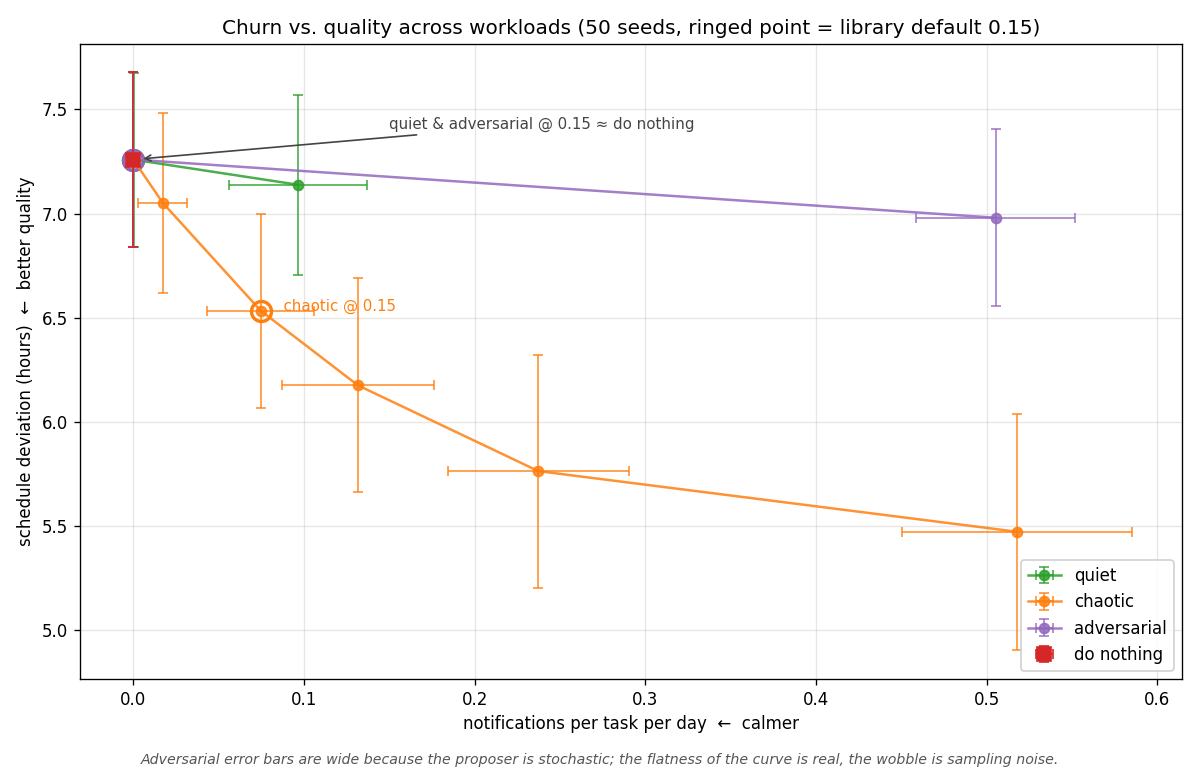

Write the Python code that produced this figure.
"""Pareto curves across workloads: how does the churn/quality trade-off
shape change as the proposal distribution changes?

Same harness, same quality metric, same threshold sweep, varied across
three proposal distributions:

    quiet       sparse proposals, all small toward-deadline shifts.
                Models a settled-state schedule where the optimizer
                rarely fires.
    chaotic     dense proposals, mixed magnitudes (50% small marginal,
                50% large corrective). Models a busy planning system
                where the optimizer is constantly recomputing.
    adversarial dense proposals, all small (sub-threshold by design).
                Models the failure mode where many tiny nudges drift
                the schedule under the user without any individual
                update being big enough to gate.

Each curve is one workload. Each point on a curve is one threshold
value, mean ± stddev across 50 seeds. The library default (0.15) is
ringed on every curve so you can read the trade-off slope at the same
x-coordinate per workload.

Quality metric: mean absolute deviation of `slot.end` from a reference
"ideal end" of `deadline - 0.5h`. Lower is better. Independent of the
scheduler's own scoring function so the metric is not coupled to the
gate.

Run:
    pip install -e ".[examples]"
    python examples/sim_pareto_workloads.py
"""

from __future__ import annotations

import random
import statistics
from collections.abc import Callable
from dataclasses import dataclass
from datetime import datetime, timedelta
from pathlib import Path

import matplotlib.pyplot as plt

from stable_scheduler import (
    Authority,
    Placement,
    Proposal,
    Scheduler,
    ScoreWeights,
    Slot,
    Task,
    World,
)
from stable_scheduler.scheduler import Decision


N_TASKS = 60
TICK_MINUTES = 5
SIM_HOURS = 24
SEEDS = list(range(50))
THRESHOLDS = [0.0, 0.05, 0.10, 0.15, 0.25, 0.50, 1.0]
DEFAULT_THRESHOLD = 0.15
IDEAL_END_BUFFER_HOURS = 0.5
START = datetime(2026, 4, 24, 0, 0, 0)


Proposer = Callable[[Task, World, random.Random], Proposal]


@dataclass(frozen=True)
class Workload:
    name: str
    proposer: Proposer
    proposal_rate: float
    color: str


def make_tasks(rng: random.Random) -> list[Task]:
    """Deadlines tight enough that `deadline_pressure` is in its meaningful
    range (clamped to 0 for slots > 24h before deadline)."""
    tasks = []
    for i in range(N_TASKS):
        deadline_hours = rng.uniform(10.0, 22.0)
        tasks.append(
            Task(
                id=f"t{i:03d}",
                priority=rng.randint(1, 10),
                deadline=START + timedelta(hours=deadline_hours),
            )
        )
    return tasks


def initial_world(tasks: list[Task], rng: random.Random) -> World:
    """Place each task a few hours into the day, well before its deadline.
    Avoids the freeze horizon at sim start; leaves headroom for shifts."""
    placements: dict[str, Placement] = {}
    for task in tasks:
        deadline_hours = (task.deadline - START).total_seconds() / 3600
        upper = max(3.5, deadline_hours - 4.0)
        start_hours = rng.uniform(2.5, upper)
        slot = Slot(
            start=START + timedelta(hours=start_hours),
            end=START + timedelta(hours=start_hours + 1),
        )
        placements[task.id] = Placement(task=task, slot=slot, authority=Authority.SERVER)
    return World(now=START, placements=placements)


def current_task(task_id: str, tasks: list[Task], world: World) -> Task:
    placement = world.placements.get(task_id)
    if placement is not None:
        return placement.task
    return next(t for t in tasks if t.id == task_id)


def propose_marginal(task: Task, world: World, rng: random.Random) -> Proposal:
    """Small toward-deadline shift on the current slot. ~2-8% score
    improvement -- exactly the band the threshold gate is built to filter."""
    current = world.current_slot(task.id)
    now = world.now
    if current is None:
        start = now + timedelta(hours=1)
        return Proposal(
            task=task,
            proposed_slot=Slot(start=start, end=start + timedelta(hours=1)),
            authority=Authority.SERVER,
        )
    shift = rng.uniform(0.5, 2.0)
    new_start = current.start + timedelta(hours=shift)
    deadline_floor = task.deadline - timedelta(hours=1.1)
    if new_start > deadline_floor:
        new_start = deadline_floor
    earliest = now + timedelta(hours=0.1)
    if new_start < earliest:
        new_start = earliest
    return Proposal(
        task=task,
        proposed_slot=Slot(start=new_start, end=new_start + timedelta(hours=1)),
        authority=Authority.SERVER,
    )


def propose_mixed(task: Task, world: World, rng: random.Random) -> Proposal:
    """50/50 between a small toward-deadline shift and a large corrective
    move (jump to a slot ~2-3h before the deadline). Approximates what
    an optimizer might emit: mostly noise, occasionally a real fix."""
    if rng.random() < 0.5:
        return propose_marginal(task, world, rng)
    now = world.now
    deadline_hours = (task.deadline - now).total_seconds() / 3600
    target_offset = max(0.5, deadline_hours - rng.uniform(2.0, 3.0))
    start = now + timedelta(hours=target_offset)
    return Proposal(
        task=task,
        proposed_slot=Slot(start=start, end=start + timedelta(hours=1)),
        authority=Authority.SERVER,
    )


def propose_adversarial(task: Task, world: World, rng: random.Random) -> Proposal:
    """Tiny toward-deadline shifts (0.3-0.8h) -- each one a small fraction
    of a percent improvement. The 'many nudges' failure mode."""
    current = world.current_slot(task.id)
    now = world.now
    if current is None:
        return propose_marginal(task, world, rng)
    shift = rng.uniform(0.3, 0.8)
    new_start = current.start + timedelta(hours=shift)
    deadline_floor = task.deadline - timedelta(hours=1.1)
    if new_start > deadline_floor:
        new_start = deadline_floor
    earliest = now + timedelta(hours=0.1)
    if new_start < earliest:
        new_start = earliest
    return Proposal(
        task=task,
        proposed_slot=Slot(start=new_start, end=new_start + timedelta(hours=1)),
        authority=Authority.SERVER,
    )


WORKLOADS = [
    Workload("quiet", propose_marginal, 0.10, "#2ca02c"),
    Workload("chaotic", propose_mixed, 0.80, "#ff7f0e"),
    Workload("adversarial", propose_adversarial, 0.80, "#9467bd"),
]


def deviation_hours(world: World) -> float:
    diffs = []
    for placement in world.placements.values():
        ideal_end = placement.task.deadline - timedelta(hours=IDEAL_END_BUFFER_HOURS)
        diff = abs((placement.slot.end - ideal_end).total_seconds()) / 3600
        diffs.append(diff)
    return statistics.fmean(diffs) if diffs else 0.0


def run(
    seed: int,
    threshold: float,
    proposer: Proposer,
    proposal_rate: float,
    accept: bool = True,
) -> tuple[float, float]:
    rng = random.Random(seed)
    tasks = make_tasks(rng)
    world = initial_world(tasks, rng)
    scheduler = Scheduler(
        weights=ScoreWeights(stability=1.0),
        move_threshold=threshold,
        freeze_hours=2.0,
    )

    moves = 0
    n_ticks = (SIM_HOURS * 60) // TICK_MINUTES
    for tick in range(n_ticks):
        now = START + timedelta(minutes=TICK_MINUTES * tick)
        world = World(
            now=now,
            placements=world.placements,
            completed_dependencies=world.completed_dependencies,
        )
        if rng.random() >= proposal_rate:
            continue
        task = rng.choice(tasks)
        task = current_task(task.id, tasks, world)
        proposal = proposer(task, world, rng)
        if not accept:
            continue
        outcome = scheduler.evaluate(proposal, world)
        if outcome.decision in (Decision.APPLY, Decision.DEADLINE_OVERRIDE):
            world, _ = scheduler.apply(proposal, world, now)
            moves += 1

    return moves / len(tasks), deviation_hours(world)


def aggregate(
    workload: Workload, threshold: float
) -> tuple[float, float, float, float]:
    notifs, devs = [], []
    for seed in SEEDS:
        n, d = run(seed, threshold, workload.proposer, workload.proposal_rate)
        notifs.append(n)
        devs.append(d)
    return (
        statistics.fmean(notifs),
        statistics.stdev(notifs) if len(notifs) > 1 else 0.0,
        statistics.fmean(devs),
        statistics.stdev(devs) if len(devs) > 1 else 0.0,
    )


def main() -> None:
    print(
        f"{'workload':>12}  {'thr':>5}  {'notif μ':>8}  "
        f"{'notif σ':>8}  {'dev μ':>7}  {'dev σ':>6}"
    )
    print("-" * 60)

    by_workload: dict[str, list[tuple[float, float, float, float, float]]] = {}
    for wl in WORKLOADS:
        rows = []
        for thr in THRESHOLDS:
            n_mu, n_sd, d_mu, d_sd = aggregate(wl, thr)
            rows.append((thr, n_mu, n_sd, d_mu, d_sd))
            print(
                f"{wl.name:>12}  {thr:>5.2f}  {n_mu:>8.3f}  "
                f"{n_sd:>8.3f}  {d_mu:>7.3f}  {d_sd:>6.3f}"
            )
        by_workload[wl.name] = rows

    devs = []
    for seed in SEEDS:
        rng = random.Random(seed)
        tasks = make_tasks(rng)
        world = initial_world(tasks, rng)
        devs.append(deviation_hours(world))
    do_nothing = (
        0.0,
        0.0,
        statistics.fmean(devs),
        statistics.stdev(devs),
    )
    print(
        f"{'do nothing':>12}  {'-':>5}  "
        f"{do_nothing[0]:>8.3f}  {do_nothing[1]:>8.3f}  "
        f"{do_nothing[2]:>7.3f}  {do_nothing[3]:>6.3f}"
    )

    out = Path(__file__).parent / "sim_pareto_workloads.png"
    plot(by_workload, do_nothing, out)
    print(f"\nchart written to {out}")


def plot(by_workload, do_nothing, out_path: Path) -> None:
    fig, ax = plt.subplots(figsize=(10, 6.5))

    for wl in WORKLOADS:
        rows = by_workload[wl.name]
        xs = [r[1] for r in rows]
        xerr = [r[2] for r in rows]
        ys = [r[3] for r in rows]
        yerr = [r[4] for r in rows]
        ax.errorbar(
            xs,
            ys,
            xerr=xerr,
            yerr=yerr,
            fmt="-o",
            color=wl.color,
            ecolor=wl.color,
            elinewidth=1,
            capsize=3,
            alpha=0.85,
            label=wl.name,
        )
        # Ring the default point on every curve, but only label the
        # chaotic one — quiet and adversarial defaults sit on top of
        # do-nothing and produce an unreadable label pile-up.
        for thr, x, _, y, _ in rows:
            if abs(thr - DEFAULT_THRESHOLD) < 1e-9:
                ax.plot(
                    x,
                    y,
                    marker="o",
                    markersize=12,
                    markerfacecolor="none",
                    markeredgecolor=wl.color,
                    markeredgewidth=2,
                )
                if wl.name == "chaotic":
                    ax.annotate(
                        f"  {wl.name} @ 0.15",
                        (x, y),
                        xytext=(8, 0),
                        textcoords="offset points",
                        fontsize=9,
                        color=wl.color,
                    )

    ax.errorbar(
        [do_nothing[0]],
        [do_nothing[2]],
        xerr=[do_nothing[1]],
        yerr=[do_nothing[3]],
        fmt="s",
        color="#d62728",
        ecolor="#d62728",
        elinewidth=1,
        capsize=3,
        markersize=8,
        label="do nothing",
    )

    ax.annotate(
        "quiet & adversarial @ 0.15 ≈ do nothing",
        xy=(do_nothing[0], do_nothing[2]),
        xytext=(0.15, do_nothing[2] + 0.15),
        fontsize=9,
        color="#444",
        arrowprops=dict(
            arrowstyle="->", color="#444", lw=1, shrinkA=0, shrinkB=6
        ),
    )

    ax.set_xlabel("notifications per task per day  ←  calmer")
    ax.set_ylabel("schedule deviation (hours)  ←  better quality")
    ax.set_title(
        "Churn vs. quality across workloads (50 seeds, ringed point = library default 0.15)"
    )
    ax.grid(True, alpha=0.3)
    ax.legend(loc="lower right", framealpha=0.9)
    fig.text(
        0.5,
        0.02,
        "Adversarial error bars are wide because the proposer is stochastic; "
        "the flatness of the curve is real, the wobble is sampling noise.",
        ha="center",
        fontsize=8.5,
        color="#555",
        style="italic",
    )
    fig.tight_layout(rect=(0, 0.04, 1, 1))
    fig.savefig(out_path, dpi=120)


if __name__ == "__main__":
    main()
